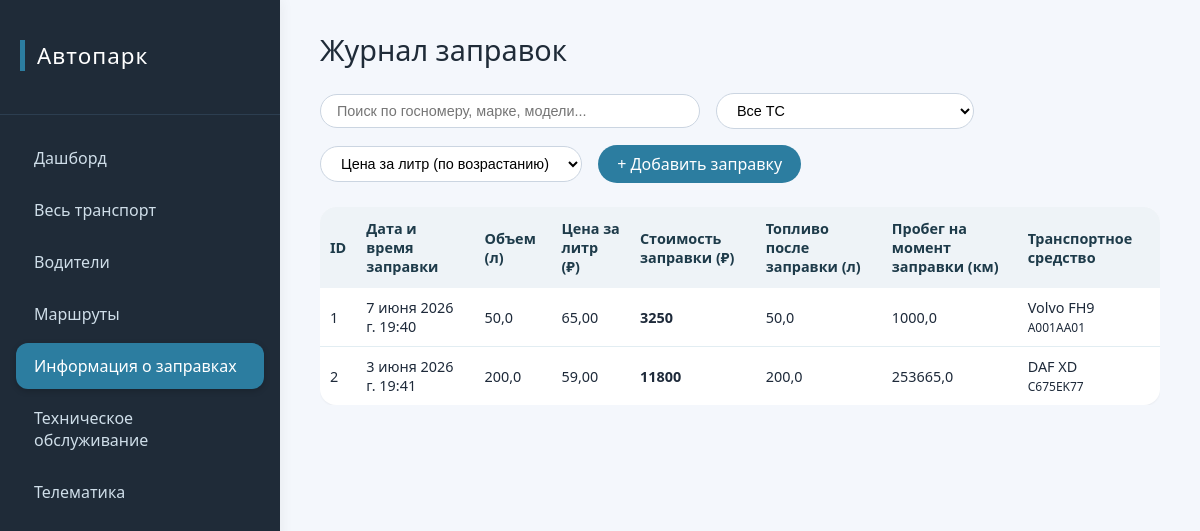
Page /refuels/ on the committed database.
### autopark_platform/models.py (models this page shows, shortened)
class FuelLog(models.Model):
    vehicle = models.ForeignKey(
        Vehicle,
        on_delete=models.CASCADE,
        related_name='fuel_logs',
        verbose_name='Транспортное средство'
    )
    datetime = models.DateTimeField('Дата и время заправки')
    volume_liters = models.FloatField('Объем (л)', validators=[MinValueValidator(0)])
    price_per_liter = models.DecimalField('Цена за литр', max_digits=10, decimal_places=2,
                                          validators=[MinValueValidator(0)])
    fuel_level_after = models.FloatField('Объем топлива в баке после заправки (л)', validators=[MinValueValidator(0)])
    mileage_at_refuel = models.FloatField('Пробег ТС на момент заправки (км)', validators=[MinValueValidator(0)])
    class Meta:
        verbose_name = 'Заправка'
        verbose_name_plural = 'Заправки'
        ordering = ['-datetime']

class Vehicle(models.Model):
    class Status(models.TextChoices):
        ON_ROUTE = 'on_route', 'В рейсе'
        ON_MAINTENANCE = 'on_maintenance', 'На ТО'
        FREE = 'free', 'Свободен'
    brand = models.CharField('Марка', max_length=100)
    model = models.CharField('Модель', max_length=100)
    license_plate = models.CharField('Госномер', max_length=20, unique=True)
    status = models.CharField('Статус активности', max_length=20, choices=Status.choices, default=Status.FREE)
    current_mileage = models.FloatField('Текущий пробег', validators=[MinValueValidator(0)])
    year_of_manufacture = models.PositiveSmallIntegerField('Год выпуска')
    vin = models.CharField('VIN-номер', max_length=17, blank=True, null=True, unique=True)
    fuel_level = models.FloatField('Уровень топлива в баке', blank=True, null=True, validators=[MinValueValidator(0)])
    latitude = models.FloatField('Широта', blank=True, null=True)
    longitude = models.FloatField('Долгота', blank=True, null=True)
    class Meta:
        verbose_name = 'Транспортное средство'
        verbose_name_plural = 'Транспортные средства'
        ordering = ['brand', 'model']

### autopark_platform/views.py (the view)
# urls.py: path('refuels/', views.refuel_list, name='refuel_list'),
def refuel_list(request):
    search_query = request.GET.get('search', '').strip()
    vehicle_filter = request.GET.get('vehicle_id', '').strip()
    sort_by = request.GET.get('sort_by', '').strip()
    refuels = FuelLog.objects.select_related('vehicle').annotate(
        total_cost=Coalesce(F('volume_liters') * F('price_per_liter'), 0, output_field=DecimalField(max_digits=12, decimal_places=2))
    )
    if search_query:
        refuels = refuels.filter(
            Q(vehicle__license_plate__icontains=search_query) |
            Q(vehicle__brand__icontains=search_query) |
            Q(vehicle__model__icontains=search_query)
        )
    if vehicle_filter and vehicle_filter.isdigit():
        refuels = refuels.filter(vehicle_id=int(vehicle_filter))
    if sort_by == 'price_asc':
        refuels = refuels.order_by('price_per_liter')
    elif sort_by == 'price_desc':
        refuels = refuels.order_by('-price_per_liter')
    else:
        refuels = refuels.order_by('-datetime')
    vehicles_for_filter = Vehicle.objects.all().order_by('brand', 'model')
    context = {
        'refuels': refuels,
        'vehicles_for_filter': vehicles_for_filter,
        'search_query': search_query,
        'vehicle_filter': vehicle_filter,
        'sort_by': sort_by,
    }
    return render(request, 'refuel_list.html', context)

### autopark_platform/templates/refuel_list.html (shortened to what this page needs)
<!DOCTYPE html>
<html lang="ru">
<head>
    {% load static %}
    <link rel="stylesheet" href="{% static 'css/main.css' %}">
</head>
<body>
    <div class="app-container">
        <aside class="sidebar">
            <div class="logo">
                <h2>Автопарк</h2>
            </div>
            <nav class="tabs-nav">
                <a href="{% url 'dashboard' %}" class="tab-btn">Дашборд</a>
                <a href="{% url 'vehicle_list' %}" class="tab-btn">Весь транспорт</a>
                <a href="{% url 'driver_list' %}" class="tab-btn">Водители</a>
                <a href="{% url 'route_list' %}" class="tab-btn">Маршруты</a>
                <a href="{% url 'refuel_list' %}" class="tab-btn active">Информация о заправках</a>
                <a href="{% url 'maintenance_list' %}" class="tab-btn">Техническое обслуживание</a>
                <a href="{% url 'telemetry' %}" class="tab-btn">Телематика</a>
            </nav>
        </aside>
        <main class="content">
            <div class="page-header">
                <h1>Журнал заправок</h1>
                <div class="action-bar">
                    <input type="text" id="searchInput" placeholder="Поиск по госномеру, марке, модели..." class="search-input" value="{{ search_query|default:'' }}">
                    <select id="vehicleFilter" class="status-filter">
                        <option value="">Все ТС</option>
                    </select>
                    <select id="sortPrice" class="status-filter">
                        <option value="price_asc" {% if sort_by == 'price_asc' %}selected{% endif %}>Цена за литр (по возрастанию)</option>
                    </select>
                    <a href="{% url 'refuel_add' %}" class="btn-add">+ Добавить заправку</a>
                </div>
            </div>
            <div class="table-wrapper">
                <table class="data-table">
                    <thead>
                        <tr>
                            <th>ID</th>
                            <th>Дата и время заправки</th>
                            <th>Объем (л)</th>
                            <th>Цена за литр (₽)</th>
                            <th>Стоимость заправки (₽)</th>
                            <th>Топливо после заправки (л)</th>
                            <th>Пробег на момент заправки (км)</th>
                            <th>Транспортное средство</th>
                        </tr>
                    </thead>
                    <tbody>
                        {% for refuel in refuels %}
                        <tr>
                            <td>{{ refuel.id }}</td>
                            <td>{{ refuel.datetime }}</td>
                            <td>{{ refuel.volume_liters }}</td>
                            <td>{{ refuel.price_per_liter }}</td>
                            <td><strong>{{ refuel.total_cost|default:"—" }}</strong></td>
                            <td>{{ refuel.fuel_level_after }}</td>
                            <td>{{ refuel.mileage_at_refuel }}</td>
                            <td>
                                {% if refuel.vehicle %}
                                    {{ refuel.vehicle.brand }} {{ refuel.vehicle.model }}<br>
                                    <small>{{ refuel.vehicle.license_plate }}</small>
                                {% else %}
                                    —
                                {% endif %}
                            </td>
                        </tr>
                        {% empty %}
                        <tr>
                            <td colspan="8" class="empty-row">Нет записей о заправках, соответствующих критериям</td>
                        </tr>
                        {% endfor %}
                    </tbody>
                </table>
            </div>
        </main>
    </div>
</body>
</html>

### autopark_platform/static/css/main.css (style rules this page uses)
* { margin: 0; padding: 0; box-sizing: border-box; }
body { font-family: 'Segoe UI', Roboto, 'Helvetica Neue', sans-serif; background-color: #f4f7fc; color: #1e2a3a; }
.app-container { display: flex; min-height: 100vh; }
.sidebar { width: 280px; background-color: #1f2b38; color: #ecf0f1; display: flex; flex-direction: column; box-shadow: 2px 0 12px rgba(0,0,0,0.05); }
.logo { padding: 24px 20px; border-bottom: 1px solid #2c3e50; margin-bottom: 20px; }
.logo h2 { font-weight: 500; letter-spacing: 1px; color: #fff; }
.tabs-nav { display: flex; flex-direction: column; gap: 6px; padding: 0 16px; }
.tab-btn { background: none; border: none; padding: 12px 18px; text-align: left; font-size: 1rem; font-weight: 500; color: #cfdee9; border-radius: 12px; cursor: pointer; transition: all 0.2s ease; }
.tab-btn.active { background-color: #2c7da0; color: white; box-shadow: 0 2px 6px rgba(0,0,0,0.2); }
a.tab-btn { display: block; text-decoration: none; }
.content { flex: 1; padding: 30px 40px; overflow-y: auto; }
h1, h2, h3 { font-weight: 500; margin-bottom: 0.75rem; color: #1f2b38; }
h1 { font-size: 1.8rem; margin-bottom: 1.5rem; }
h2 { font-size: 1.4rem; border-left: 5px solid #2c7da0; padding-left: 12px; margin: 1rem 0 1.2rem 0; }
.table-wrapper { overflow-x: auto; margin: 1rem 0; }
.data-table { width: 100%; border-collapse: collapse; font-size: 0.9rem; background: white; border-radius: 16px; overflow: hidden; box-shadow: 0 1px 2px rgba(0,0,0,0.05); }
.data-table th { background-color: #eef3f7; padding: 12px 10px; text-align: left; font-weight: 600; color: #1e3b4a; }
.data-table td { padding: 10px 10px; border-bottom: 1px solid #e2edf2; }
.data-table tr:last-child td { border-bottom: none; }
.page-header { display: flex; justify-content: space-between; align-items: center; flex-wrap: wrap; margin-bottom: 1.5rem; }
.action-bar { display: flex; gap: 1rem; align-items: center; flex-wrap: wrap; }
.search-input { padding: 0.5rem 1rem; border: 1px solid #cbd5e1; border-radius: 40px; width: 380px; font-size: 0.9rem; transition: 0.2s; }
.status-filter { padding: 0.5rem 1rem; border-radius: 40px; border: 1px solid #cbd5e1; background-color: white; font-size: 0.9rem; }
.btn-add { background-color: #2c7da0; color: white; padding: 0.5rem 1.2rem; border-radius: 40px; text-decoration: none; font-weight: 500; transition: background 0.2s; }

### rows in the picture
FuelLog: id "1", datetime "7 июня 2026 г. 19:40", volume_liters "50,0", price_per_liter "65,00", total_cost "3250", fuel_level_after "50,0", mileage_at_refuel "1000,0", vehicle.brand "Volvo", vehicle.model "FH9", vehicle.license_plate "A001AA01"
FuelLog: id "2", datetime "3 июня 2026 г. 19:41", volume_liters "200,0", price_per_liter "59,00", total_cost "11800", fuel_level_after "200,0", mileage_at_refuel "253665,0", vehicle.brand "DAF", vehicle.model "XD", vehicle.license_plate "C675EK77"
